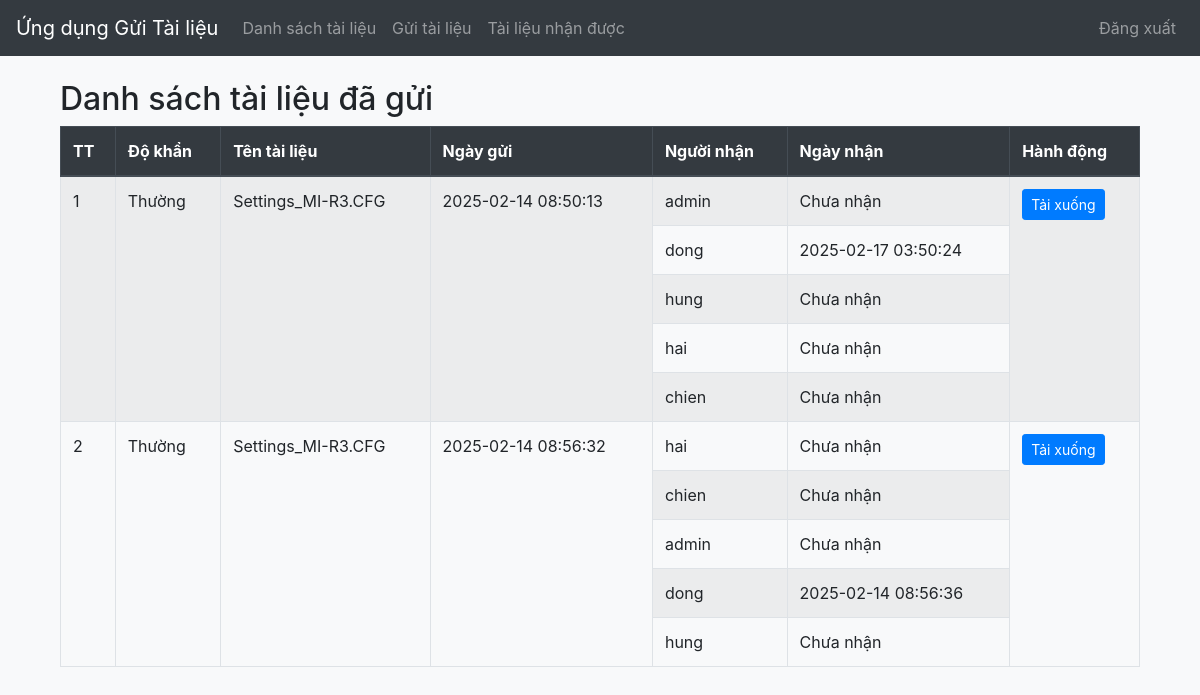
The app's page / (signed in) with its own data.
### app/models.py (models this page shows, shortened)
class File(db.Model):
    id = db.Column(db.Integer, primary_key=True)
    name = db.Column(db.String(255))
    file_path = db.Column(db.String(255))
    uploaded_at = db.Column(db.DateTime, default=datetime.utcnow)
    urgency = db.Column(db.String(20))
    uploaded_by_id = db.Column(db.Integer, db.ForeignKey('user.id'))
    uploaded_by = db.relationship('User', backref='uploaded_files')

class User(UserMixin, db.Model):
    id = db.Column(db.Integer, primary_key=True)
    username = db.Column(db.String(64), index=True, unique=True)
    password_hash = db.Column(db.String(128))
    is_admin = db.Column(db.Boolean, default=False)
    groups = db.relationship('Group', secondary=user_groups, back_populates='users')

class FileRecipient(db.Model):
    id = db.Column(db.Integer, primary_key=True)
    file_id = db.Column(db.Integer, db.ForeignKey('file.id'))
    recipient_id = db.Column(db.Integer, db.ForeignKey('user.id'))
    is_read = db.Column(db.Boolean, default=False)
    read_at = db.Column(db.DateTime, nullable=True)
    file = db.relationship('File', backref='recipients')
    recipient = db.relationship('User', backref='received_files')

### app/routes.py (the view)
@bp.route('/')
@login_required
def file_list():
    files = File.query.filter_by(uploaded_by=current_user).all()
    file_data = []
    for file in files:
        recipients = FileRecipient.query.filter_by(file_id=file.id).all()
        recipient_list = [{'username': recipient.recipient.username, 'read_at': recipient.read_at} for recipient in
                          recipients]
        file_data.append({
            'id': file.id,
            'urgency': file.urgency,
            'name': file.name,
            'uploaded_at': file.uploaded_at,
            'recipients': recipient_list
        })
    return render_template('file_list.html', files=file_data)

### app/models.py (called while the page is built)
@login.user_loader
def load_user(id):
    return User.query.get(int(id))

### app/templates/file_list.html
{% extends 'base.html' %}
{% block content %}
<div class="container mt-4">
    <h2>Danh sách tài liệu đã gửi</h2>
    <table class="table table-bordered table-striped">
        <thead class="thead-dark">
            <tr>
                <th>TT</th>
                <th>Độ khẩn</th>
                <th>Tên tài liệu</th>
                <th>Ngày gửi</th>
                <th>Người nhận</th>
                <th>Ngày nhận</th>
                <th>Hành động</th>
            </tr>
        </thead>
        <tbody>
            {% for file in files %}
            <tr>
                <td rowspan="{{ file.recipients|length }}">{{ loop.index }}</td>
                <td rowspan="{{ file.recipients|length }}">{{ file.urgency }}</td>
                <td rowspan="{{ file.recipients|length }}">{{ file.name }}</td>
                <td rowspan="{{ file.recipients|length }}">{{ file.uploaded_at.strftime('%Y-%m-%d %H:%M:%S') }}</td>
                <td>{{ file.recipients[0].username }}</td>
                <td>{{ file.recipients[0].read_at.strftime('%Y-%m-%d %H:%M:%S') if file.recipients[0].read_at else 'Chưa nhận' }}</td>
                <td rowspan="{{ file.recipients|length }}">
                    <a href="{{ url_for('routes.download_file', file_id=file.id) }}" class="btn btn-primary btn-sm">Tải xuống</a>
                </td>
            </tr>
            {% for recipient in file.recipients[1:] %}
            <tr>
                <td>{{ recipient.username }}</td>
                <td>{{ recipient.read_at.strftime('%Y-%m-%d %H:%M:%S') if recipient.read_at else 'Chưa nhận' }}</td>
            </tr>
            {% endfor %}
            {% endfor %}
        </tbody>
    </table>
</div>
{% endblock %}

### app/static/css/admin.css (style rules this page uses)
body { background-color: #f8f9fa; }
.table-striped tbody tr:nth-of-type(odd) { background-color: rgba(0,0,0,.05); }

### records on screen
File: urgency "Thường", name "Settings_MI-R3.CFG", uploaded_at "2025-02-14 08:50:13", username "admin", recipients "Chưa nhận"
User: username "dong", read_at "2025-02-17 03:50:24", read_at "2025-02-14 08:56:36"
User: username "hung", read_at "Chưa nhận"
User: username "hai", read_at "Chưa nhận"
User: username "chien", read_at "Chưa nhận"
File: urgency "Thường", name "Settings_MI-R3.CFG", uploaded_at "2025-02-14 08:56:32", username "hai", recipients "Chưa nhận"
User: username "admin", read_at "Chưa nhận"
